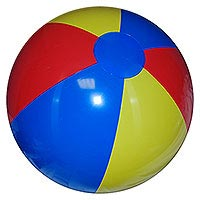
#> input picture _book/content/python/pillow-image-processing/images/ball_200x200.jpg, 200 x 200 px
$ python merge-channels-of-two-images.py
#> lines starting #> are read from the running program, lines starting #| are printed output that depends on the picture
import os

# PIL Python Imaging Library
from PIL import Image

currentDirectory = os.path.dirname(__file__)
imagesPath = os.path.join(currentDirectory, 'images/')

ball_img = Image.open(imagesPath + 'ball_200x200.jpg')
#> ball_img is the input picture: PIL image 200x200 RGB; mean R, G, B 144.2, 141.6, 159.2
img1_r, img1_g, img1_b = ball_img.split()
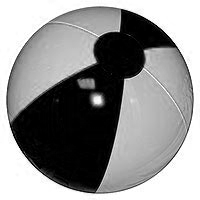
#> img1_r: PIL image 200x200 L; min 0, max 255, mean 144.2
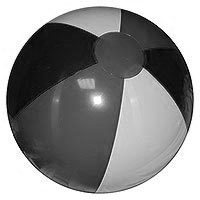
#> img1_g: PIL image 200x200 L; min 0, max 255, mean 141.6
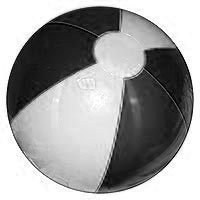
#> img1_b: PIL image 200x200 L; min 0, max 255, mean 159.2

tree_img = Image.open(imagesPath + 'tree_200x200.jpg')
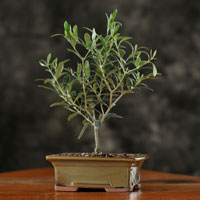
#> input picture _book/content/python/pillow-image-processing/images/tree_200x200.jpg, 200 x 200 px
#> tree_img is the input picture: PIL image 200x200 RGB; mean R, G, B 64.7, 56.9, 41.5
img2_r, img2_g, img2_b = tree_img.split()
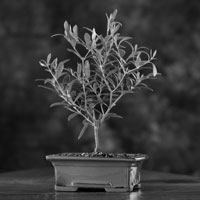
#> img2_g: PIL image 200x200 L; min 0, max 242, mean 56.9
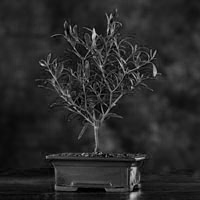
#> img2_b: PIL image 200x200 L; min 0, max 212, mean 41.5

# To merge images must have the same size
new_img = Image.merge('RGB', (img1_r, img2_g, img1_b))
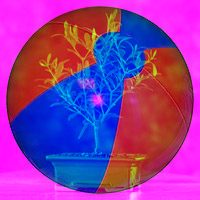
#> new_img: PIL image 200x200 RGB; mean R, G, B 144.2, 56.9, 159.2

new_img.show()
